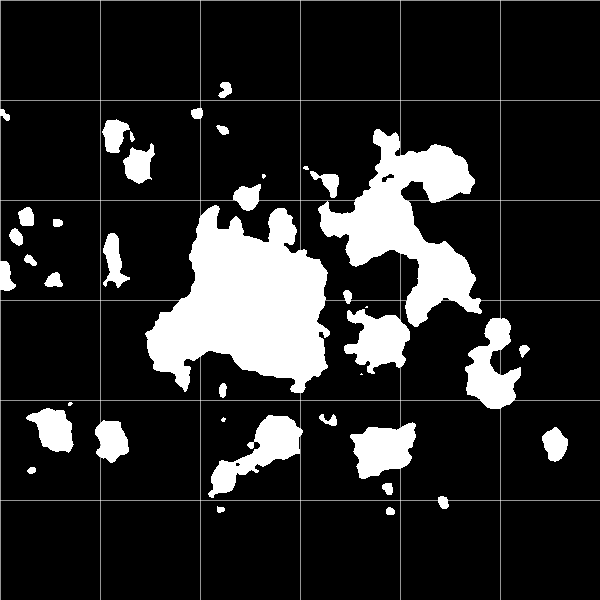
Frame 1 (no input)
Frame 60 (the mouse pressed at the canvas centre just before this capture): identical to frame 1, image omitted
Frame 120 (the mouse held since frame 60 and released just before this capture): identical to frame 1, image omitted

The Processing sketch that drew this single still picture (run headless with seeded random() and noise(); from frame 60 on, the mouse is pressed at the canvas centre):

// Processing sketch: Map_Generator
// ── Map_Generator.pde
float noiseScale = .018;
float maxThreshold = 60;
float dropoff = 2.3;
int maxColours = 20;
int continentThreshold = 1000;

boolean drawGrid = true;
int gridSize = 100;
color gridColour = color(255, 150);

int i, j;
int[][] landMap;
int[][] heightMap;
int[][] regionMap;
int[][] checkedMap;
int[][] currentMap;
color[] regionColours;
int regionCount = 2;
int fillCount = 0;

void setup() {
  size(600, 600);
  background(0);
  noStroke();
  regionColours = new color[maxColours];
  regionColours[0] = color(0);
  regionColours[1] = color(255);
  for (int i = 2; i < regionColours.length; i++) {
    regionColours[i] = color(random(0, 255), random(0, 255), random(0, 255));
  }

  long rand = (long)random(0, 1000000);
  heightMap = new int[width][height];
  landMap = GenerateMap(rand, heightMap);
  regionMap = Fill(GenerateMap(rand, heightMap));
  GetContinents(regionMap);
  currentMap = landMap;
  DrawMap(currentMap);
}

void keyPressed() {
  if (key == 'g') {
    long rand = (long)random(0, 1000000);
    landMap = GenerateMap(rand, heightMap);
    regionMap = Fill(GenerateMap(rand, heightMap));
    currentMap = landMap;
    GetContinents(regionMap);
    DrawMap(currentMap);
  }
  if (key == '1') {
    currentMap = landMap;
  }
  if (key == '2') {
    currentMap = regionMap;
  }
  DrawMap(currentMap);
}

void draw() {
}

void DrawGrid() {
  stroke(gridColour);
  for (int x = 0; x < width/gridSize; x++) {
    line (x * gridSize, 0, x * gridSize, height);
  }
  for (int y = 0; y < height/gridSize; y++) {
    line (0, y * gridSize, width, y * gridSize);
  }
}

void DrawMap(int[][] map) {
  background(0);
  for (int x = 0; x < width; x++) {
    for (int y = 0; y < height; y++) {
      stroke(regionColours[map[x][y]]);
      rect(x, y, 1, 1);
    }
  }
  if (drawGrid) {
    DrawGrid();
  }
}

int[][] GenerateMap(long seed, int[][] heightM) {
  noiseSeed(seed);
  int[][] map = new int[width][height];
  //Generate Landmass
  for (int x = 0; x < width; x++) {
    for (int y = 0; y < height; y++) {
      float n = noise(x * noiseScale, y * noiseScale);
      int threshold = (int)(n * 255 - (abs(dist(x, y, width/2, height/2)) / dropoff));
      if (threshold > maxThreshold) {
        heightM[x][y] = threshold;
        map[x][y] = 1;
      } 
      else {
        heightM[x][y] = 0;
        map[x][y] = 0;
      }
    }
  }
  return map;
}

void GetContinents(int[][] map) {
  ArrayList numContinents = new ArrayList();
  int[] continentSize = new int[100];
  int islands = 0;
  int continents = 0;
  for (int x = 0; x < width; x++) {
    for (int y = 0; y < height; y++) {
      if (map[x][y] != 1) {
        if (!numContinents.contains(map[x][y]) && map[x][y] != 0) {
          numContinents.add(map[x][y]);
          continentSize[map[x][y]] = 1;
        } 
        else {
          continentSize[map[x][y]] += 1;
        }
      }
    }
  }
  for (int i = 0; i < continentSize.length; i++) {
    if (continentSize[i] > 0 && continentSize[i] < continentThreshold) {
      islands++;
    } 
    else if (continentSize[i] > continentThreshold) {
      continents++;
    }
  }
  println("================================");
  println("There are " + numContinents.size() + " land masses in this map.");
  println("There are " + (continents - 1) + " continents in this map.");
  println("There are " + islands + " islands in this map.");
  println("================================");
}

int[][] Fill(int[][] map) {
  checkedMap = new int[width][height];
  regionCount = 2;
  int x = 0;
  int y = 0;
  while (!isFilled (checkedMap)) {
    fillCount = 0;
    for (int i = 0; i < 10; i++) {
      Flood(x, y, 1, regionCount, map);
      if (x > width) {
        x = 0;
        y++;
      } 
      else {
        x++;
      }
      if (regionCount > 1)
        regionCount = 2;
      else 
        regionCount++;
    }
  }
  return map;
}

void Flood(int x, int y, int oldThreshold, int newThreshold, int[][] map) {
  if (x >= 0 && x < width && y >= 0  && y < height && checkedMap[x][y] != 1) {
    checkedMap[x][y] = 1;
    fillCount++;
    if (map[x][y] != oldThreshold || fillCount > 100) {
      return;
    }
    map[x][y] = newThreshold;
    Flood(x + 1, y, oldThreshold, newThreshold, map);
    Flood(x - 1, y, oldThreshold, newThreshold, map);
    Flood(x, y + 1, oldThreshold, newThreshold, map);
    Flood(x, y - 1, oldThreshold, newThreshold, map);
  } 
  else {
    return;
  }
}

boolean isFilled(int[][] map) {
  for (int x = 0; x < width; x++) {
    for (int y = 0; y < height; y++) {
      if (map[x][y] == 0) {
        return false;
      }
    }
  }
  return true;
}


// ── Chunk.pde
class Chunk {
  int x, y;
  int[] landmass;
  
  Chunk(int tempX, int tempY, int[]tempLand) {
    x = tempX;
    y = tempY;
    landmass = tempLand;
  }
  
}

// ── FloodFill.pde
int[][] GetRegions(int[][] map) {
  int x = 0;
  int y = 0;
  int[][] newMap = map;
  while(y < height) {
    while(x < width) {
      newMap = FloodFromPoint(x,y, 1, regionCount, map);
      x++;
    }
    x = 0;
    y++;
  }
  return newMap;
}

int[][] FloodFromPoint(int x, int y, int targetColour, int replacementColour, int[][] map) {
  if (map[x][y] != targetColour) {
    return map;
  }
  ArrayList Q = new ArrayList();
  Q.add(new PVector(x,y));
  while(Q.size() > 0) {
    PVector N = (PVector)Q.get(Q.size()-1);
    Q.remove(Q.size()-1);
    if (map[(int)N.x][(int)N.y] == targetColour) {
      ArrayList weQ = new ArrayList();
      PVector w = N;
      PVector e = N;
      while (Valid((int)w.x, (int)w.y) && map[(int)w.x][(int)w.y] == targetColour) {
        weQ.add(w);
        w = new PVector(w.x - 1, w.y);
      }
      while (Valid((int)e.x, (int)e.y) && map[(int)e.x][(int)e.y] == targetColour) {
        weQ.add(e);
        e = new PVector(e.x + 1, e.y);
      }
      for(int j = weQ.size() - 1; j > 0; j--) {
        PVector n = (PVector)weQ.get(j);
        map[(int)n.x][(int)n.y] = replacementColour;
        if (Valid((int)n.x, (int)n.y - 1) && map[(int)n.x][(int)n.y - 1] == targetColour) {
          Q.add(new PVector(n.x, n.y - 1));
        }
        if (Valid((int)n.x, (int)n.y + 1) && map[(int)n.x][(int)n.y + 1] == targetColour) {
          Q.add(new PVector(n.x, n.y + 1));
        }
      }
    }
  }
  regionCount++;
  regionColours = append(regionColours, GetRandomColour());
  return map;
}




boolean Valid(int x, int y) {
  if ( x < 0 || x >= width || y < 0 || y >= height ) {
    return false;
  } else {
    return true;
  }
}



color GetRandomColour() {
  return color((int)random(0,255),(int)random(0,255),(int)random(0,255));
}
